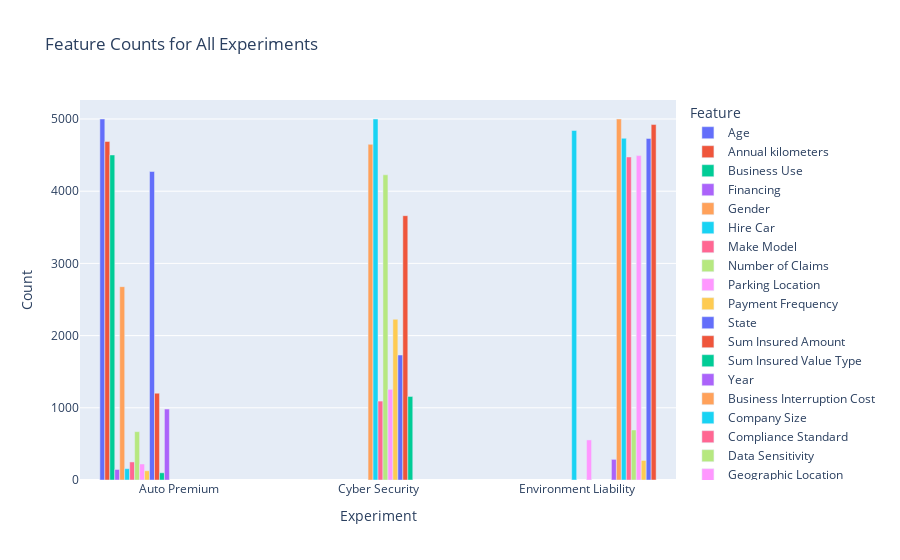
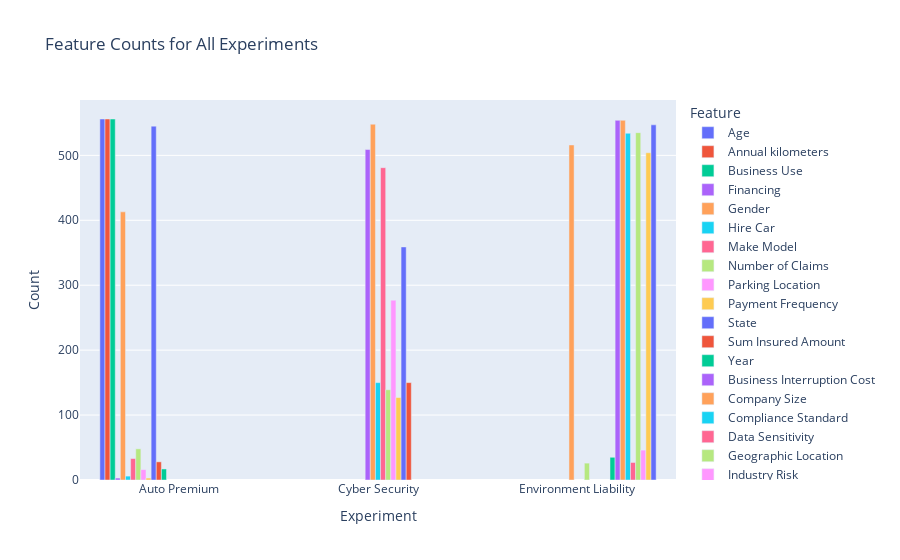

Write notebook code for charts like these, in order.
### Code cell
# Create dropdown options
experiments = ['All'] + sorted(feature_counts['Experiment'].unique().tolist())
models = ['All'] + sorted(feature_counts['Model'].unique().tolist())
sample_sizes = ['All'] + sorted(feature_counts['Sample Size'].unique().tolist())

def create_plot(experiment, model, sample_size):
    # Filter data based on selections
    filtered_df = feature_counts.copy()
    if experiment != 'All':
        filtered_df = filtered_df[filtered_df['Experiment'] == experiment]
    if model != 'All':
        filtered_df = filtered_df[filtered_df['Model'] == model]
    if sample_size != 'All':
        filtered_df = filtered_df[filtered_df['Sample Size'] == sample_size]
    
    # Group by relevant columns and sum the Count
    if experiment == 'All':
        grouped = filtered_df.groupby(['Experiment', 'Feature'])['Count'].sum().reset_index()
        x_axis = 'Experiment'
        color = 'Feature'
        title = f'Feature Counts for All Experiments'
    elif model == 'All':
        grouped = filtered_df.groupby(['Model', 'Feature'])['Count'].sum().reset_index()
        x_axis = 'Model'
        color = 'Feature'
        title = f'Feature Counts for {experiment}'
    elif sample_size == 'All':
        grouped = filtered_df.groupby(['Sample Size', 'Feature'])['Count'].sum().reset_index()
        x_axis = 'Sample Size'
        color = 'Feature'
        title = f'Feature Counts for {experiment}, {model}'
    else:
        grouped = filtered_df
        x_axis = 'Feature'
        color = None
        title = f'Feature Counts for {experiment}, {model}, Sample Size {sample_size}'
    
    # Create the plot
    fig = go.Figure()
    
    if color:
        for feature in grouped['Feature'].unique():
            feature_data = grouped[grouped['Feature'] == feature]
            fig.add_trace(go.Bar(
                x=feature_data[x_axis],
                y=feature_data['Count'],
                name=feature
            ))
        fig.update_layout(barmode='group')
    else:
        fig.add_trace(go.Bar(
            x=grouped['Feature'],
            y=grouped['Count']
        ))
    
    fig.update_layout(
        title=title,
        xaxis_title=x_axis,
        yaxis_title='Count',
        legend_title='Feature'
    )
    
    fig.show()

# Create interactive widget
interact(
    create_plot,
    experiment=widgets.Dropdown(options=experiments, value='All', description='Experiment:'),
    model=widgets.Dropdown(options=models, value='All', description='Model:'),
    sample_size=widgets.Dropdown(options=sample_sizes, value='All', description='Sample Size:')
)

### Figure 1 — Plotly figure (JSON) as saved in the notebook; plotly's stock layout.template omitted (floating-point values rounded to 4 significant figures)
{"data": [{"name": "Age", "type": "bar", "x": ["Auto Premium"], "y": [5000]}, {"name": "Annual kilometers", "type": "bar", "x": ["Auto Premium"], "y": [4689]}, {"name": "Business Use", "type": "bar", "x": ["Auto Premium"], "y": [4502]}, {"name": "Financing", "type": "bar", "x": ["Auto Premium"], "y": [146]}, {"name": "Gender", "type": "bar", "x": ["Auto Premium"], "y": [2678]}, {"name": "Hire Car", "type": "bar", "x": ["Auto Premium"], "y": [157]}, {"name": "Make Model", "type": "bar", "x": ["Auto Premium"], "y": [250]}, {"name": "Number of Claims", "type": "bar", "x": ["Auto Premium"], "y": [670]}, {"name": "Parking Location", "type": "bar", "x": ["Auto Premium"], "y": [222]}, {"name": "Payment Frequency", "type": "bar", "x": ["Auto Premium"], "y": [128]}, {"name": "State", "type": "bar", "x": ["Auto Premium"], "y": [4273]}, {"name": "Sum Insured Amount", "type": "bar", "x": ["Auto Premium"], "y": [1202]}, {"name": "Sum Insured Value Type", "type": "bar", "x": ["Auto Premium"], "y": [100]}, {"name": "Year", "type": "bar", "x": ["Auto Premium"], "y": [983]}, {"name": "Business Interruption Cost", "type": "bar", "x": ["Cyber Security"], "y": [4649]}, {"name": "Company Size", "type": "bar", "x": ["Cyber Security", "Environment Liability"], "y": [5000, 4841]}, {"name": "Compliance Standard", "type": "bar", "x": ["Cyber Security"], "y": [1093]}, {"name": "Data Sensitivity", "type": "bar", "x": ["Cyber Security"], "y": [4227]}, {"name": "Geographic Location", "type": "bar", "x": ["Cyber Security", "Environment Liability"], "y": [1256, 555]}, {"name": "Industry Risk", "type": "bar", "x": ["Cyber Security"], "y": [2226]}, {"name": "Previous Cyber Incidents", "type": "bar", "x": ["Cyber Security"], "y": [1731]}, {"name": "Security Score", "type": "bar", "x": ["Cyber Security"], "y": [3661]}, {"name": "Types of Data Stored", "type": "bar", "x": ["Cyber Security"], "y": [1157]}, {"name": "Climate Change Risk", "type": "bar", "x": ["Environment Liability"], "y": [286]}, {"name": "Coverage Limit", "type": "bar", "x": ["Environment Liability"], "y": [5000]}, {"name": "Incident History", "type": "bar", "x": ["Environment Liability"], "y": [4733]}, {"name": "Industry Type", "type": "bar", "x": ["Environment Liability"], "y": [4474]}, {"name": "Pollutants Handled", "type": "bar", "x": ["Environment Liability"], "y": [693]}, {"name": "Pollution Risk", "type": "bar", "x": ["Environment Liability"], "y": [4493]}, {"name": "Proximity to Sensitive Areas", "type": "bar", "x": ["Environment Liability"], "y": [271]}, {"name": "Regulatory Compliance", "type": "bar", "x": ["Environment Liability"], "y": [4731]}, {"name": "Years of Operation", "type": "bar", "x": ["Environment Liability"], "y": [4923]}], "layout": {"barmode": "group", "legend": {"title": {"text": "Feature"}}, "title": {"text": "Feature Counts for All Experiments"}, "xaxis": {"title": {"text": "Experiment"}}, "yaxis": {"title": {"text": "Count"}}}}

### Figure 2 — Plotly figure (JSON) as saved in the notebook; plotly's stock layout.template omitted (floating-point values rounded to 4 significant figures)
{"data": [{"name": "Age", "type": "bar", "x": ["Auto Premium"], "y": [556]}, {"name": "Annual kilometers", "type": "bar", "x": ["Auto Premium"], "y": [556]}, {"name": "Business Use", "type": "bar", "x": ["Auto Premium"], "y": [556]}, {"name": "Financing", "type": "bar", "x": ["Auto Premium"], "y": [3]}, {"name": "Gender", "type": "bar", "x": ["Auto Premium"], "y": [413]}, {"name": "Hire Car", "type": "bar", "x": ["Auto Premium"], "y": [6]}, {"name": "Make Model", "type": "bar", "x": ["Auto Premium"], "y": [33]}, {"name": "Number of Claims", "type": "bar", "x": ["Auto Premium"], "y": [48]}, {"name": "Parking Location", "type": "bar", "x": ["Auto Premium"], "y": [16]}, {"name": "Payment Frequency", "type": "bar", "x": ["Auto Premium"], "y": [3]}, {"name": "State", "type": "bar", "x": ["Auto Premium"], "y": [545]}, {"name": "Sum Insured Amount", "type": "bar", "x": ["Auto Premium"], "y": [28]}, {"name": "Year", "type": "bar", "x": ["Auto Premium"], "y": [17]}, {"name": "Business Interruption Cost", "type": "bar", "x": ["Cyber Security"], "y": [509]}, {"name": "Company Size", "type": "bar", "x": ["Cyber Security", "Environment Liability"], "y": [548, 516]}, {"name": "Compliance Standard", "type": "bar", "x": ["Cyber Security"], "y": [150]}, {"name": "Data Sensitivity", "type": "bar", "x": ["Cyber Security"], "y": [481]}, {"name": "Geographic Location", "type": "bar", "x": ["Cyber Security", "Environment Liability"], "y": [139, 26]}, {"name": "Industry Risk", "type": "bar", "x": ["Cyber Security"], "y": [277]}, {"name": "Previous Cyber Incidents", "type": "bar", "x": ["Cyber Security"], "y": [127]}, {"name": "Security Score", "type": "bar", "x": ["Cyber Security"], "y": [359]}, {"name": "Types of Data Stored", "type": "bar", "x": ["Cyber Security"], "y": [150]}, {"name": "Climate Change Risk", "type": "bar", "x": ["Environment Liability"], "y": [35]}, {"name": "Coverage Limit", "type": "bar", "x": ["Environment Liability"], "y": [554]}, {"name": "Incident History", "type": "bar", "x": ["Environment Liability"], "y": [554]}, {"name": "Industry Type", "type": "bar", "x": ["Environment Liability"], "y": [534]}, {"name": "Pollutants Handled", "type": "bar", "x": ["Environment Liability"], "y": [27]}, {"name": "Pollution Risk", "type": "bar", "x": ["Environment Liability"], "y": [535]}, {"name": "Proximity to Sensitive Areas", "type": "bar", "x": ["Environment Liability"], "y": [46]}, {"name": "Regulatory Compliance", "type": "bar", "x": ["Environment Liability"], "y": [504]}, {"name": "Years of Operation", "type": "bar", "x": ["Environment Liability"], "y": [547]}], "layout": {"barmode": "group", "legend": {"title": {"text": "Feature"}}, "title": {"text": "Feature Counts for All Experiments"}, "xaxis": {"title": {"text": "Experiment"}}, "yaxis": {"title": {"text": "Count"}}}}
